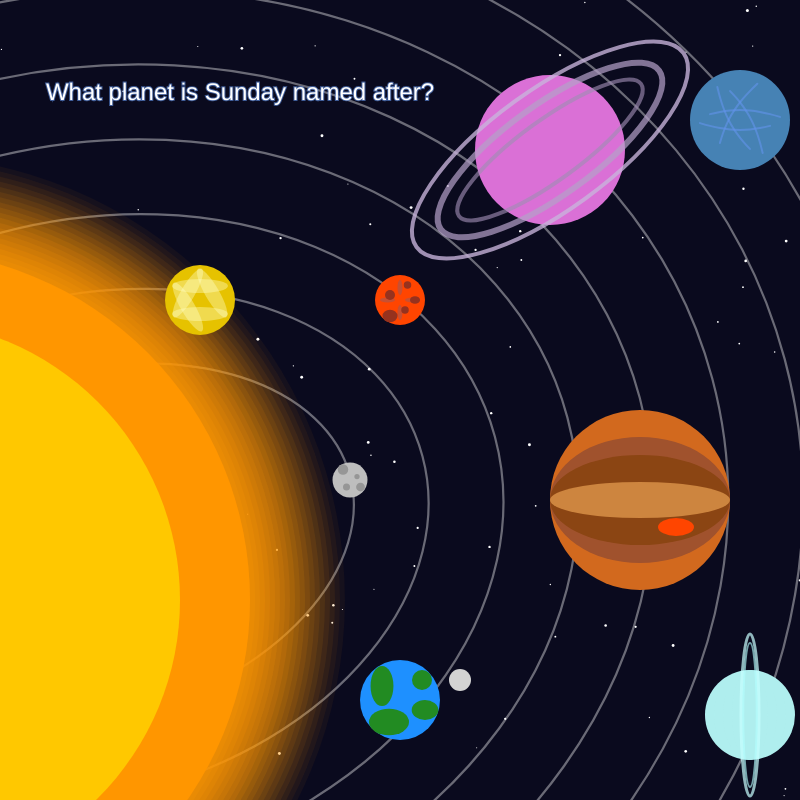
Frame 1 (no input)
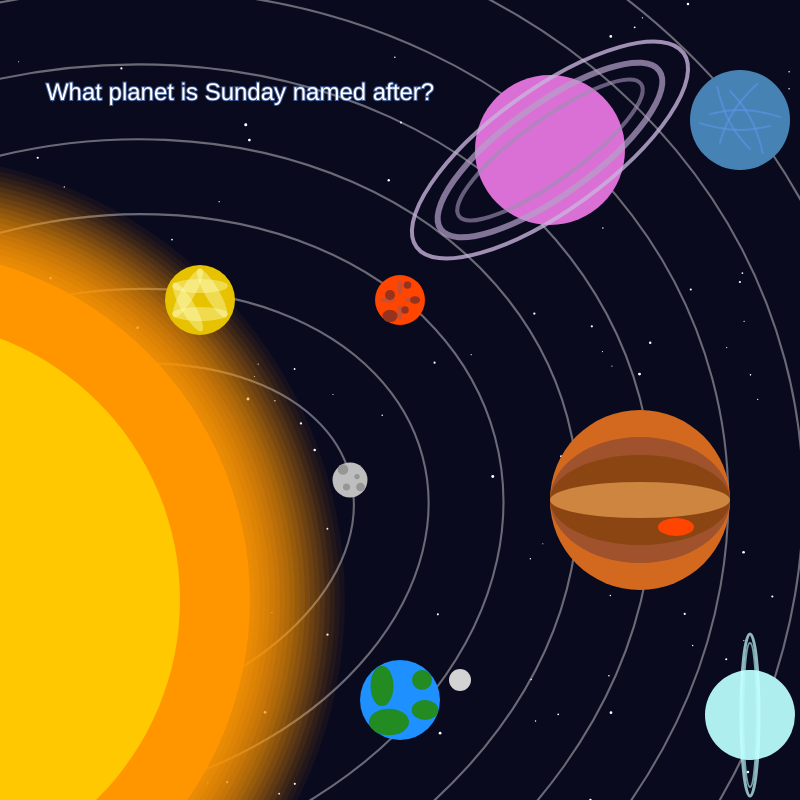
Frame 2 (the mouse pressed at the canvas centre, redrawn once)

The p5.js sketch that drew these frames (run headless with seeded random() and noise() and a simulated clock; the mouse was pressed at the canvas centre and the sketch redrawn once):

// p5.js sketch
// ── sketch.js
// Array of questions for the quiz
let questions = [
  { day: "Sunday", planet: "Sun", explanation: "Sunday (Dimanche): Named after the Sun, \nrepresenting light and vitality." },
  { day: "Monday", planet: "Moon", explanation: "Monday (Lundi): Named after the Moon, \nsymbolizing emotions and cycles." },
  { day: "Tuesday", planet: "Mars", explanation: "Tuesday (Mardi): Named after Mars \n(Tiw in Norse mythology), \nthe god of war and courage." },
  { day: "Wednesday", planet: "Mercury", explanation: "Wednesday (Mercredi): Named after Mercury \n(Odin/Woden in Norse mythology),\nthe god of communication and wisdom." },
  { day: "Thursday", planet: "Jupiter", explanation: "Thursday (Jeudi): Named after Jupiter \n(Thor in Norse mythology), \nthe god of thunder and strength." },
  { day: "Friday", planet: "Venus", explanation: "Friday (Vendredi): Named after Venus \n(Frigg/Freya in Norse mythology), \nthe goddess of love and beauty." },
  { day: "Saturday", planet: "Saturn", explanation: "Saturday (Samedi): Named after Saturn, \nthe Roman god of time and discipline." }
];

// Array of planet objects with their properties
let planets = [
  { name: "Sun", x: -100, y: 600, size: 700, color: '#FF9600', pattern: 'none' },
  { name: "Moon", x: 460, y: 680, size: 22, color: '#D3D3D3', pattern: 'none' },
  { name: "Mercury", x: 350, y: 480, size: 35, color: '#BEBEBE', pattern: 'craters' },
  { name: "Venus", x: 200, y: 300, size: 70, color: '#E6C200', pattern: 'clouds' },
  { name: "Earth", x: 400, y: 700, size: 80, color: '#1E90FF', pattern: 'continents' },
  { name: "Mars", x: 400, y: 300, size: 50, color: '#FF4500', pattern: 'canyons' },
  { name: "Jupiter", x: 640, y: 500, size: 180, color: '#D2691E', pattern: 'curvedBands' },
  { name: "Saturn", x: 550, y: 150, size: 150, color: '#DA70D6', pattern: 'rings' },
  { name: "Uranus", x: 750, y: 715, size: 90, color: '#AFEEEE', pattern: 'rings' },
  { name: "Neptune", x: 740, y: 120, size: 100, color: '#4682B4', pattern: 'waves' }
];

// Variables to keep track of the current question and answer
let currentQuestionIndex = 0;
let correctAnswer;
let feedbackColor = null;
let showPopup = false;

function setup() {
  noLoop(); // Prevent draw() from looping
  createCanvas(800, 800); // Create a canvas of 800x800 pixels
  nextQuestion(); // Load the first question
}

function draw() {
  background(10, 10, 30); // Set the background color
  drawStars(); // Draw stars in the background
  drawOrbits(); // Draw the orbits of the planets
  drawPlanets(); // Draw the planets
  drawQuestion(); // Draw the current question

  if (showPopup) {
    drawPopup(); // Draw the popup if a question is answered correctly
  }
}

function drawStars() {
  for (let i = 0; i < 100; i++) {
    stroke(255); // Set the stroke color to white
    strokeWeight(random(1, 3)); // Set a random stroke weight
    point(random(width), random(height)); // Draw a point at a random position
  }
}

function drawOrbits() {
  noFill(); // Disable fill
  stroke(255, 255, 255, 100); // Set the stroke color to a semi-transparent white
  for (let i = 1; i <= 8; i++) {
    push(); // Save the current transformation matrix
    rotate(radians(-15)); // Rotate by -15 degrees
    ellipse(width / 20 - 100, height / 2 + 150, i * 150 + 400, i * 150 + 200); // Draw an ellipse representing an orbit
    pop(); // Restore the original transformation matrix
  }
}

function drawPlanets() {
  for (let planet of planets) {
    drawPlanet(planet.x, planet.y, planet.size, planet.color, planet.pattern); // Draw each planet
  }
}

function drawPlanet(x, y, size, color, pattern) {
  noStroke(); // Disable stroke

  // Sun
  if (pattern === 'none' && color === '#FF9600') {
    // Create sun's corona effect
    for (let i = 0; i < 20; i++) {
      fill(255, 150, 0, 50 - i * 2);
      ellipse(x, y, size + i * 10, size + i * 10);
    }
    // Main sun body with gradient-like effect
    fill(255, 150, 0);
    ellipse(x, y, size, size);
    fill(255, 200, 0);
    ellipse(x, y, size * 0.8, size * 0.8);
  }
  
  // Mercury
  else if (pattern === 'craters') {
    // Base planet
    fill(190, 190, 190);
    ellipse(x, y, size, size);
    
    // Add craters
    fill(150, 150, 150);
    let craterPositions = [
      { x: -0.2, y: -0.3, size: 0.3 },
      { x: 0.3, y: 0.2, size: 0.25 },
      { x: -0.1, y: 0.2, size: 0.2 },
      { x: 0.2, y: -0.1, size: 0.15 }
    ];
    
    for (let crater of craterPositions) {
      ellipse(
        x + crater.x * size,
        y + crater.y * size,
        size * crater.size,
        size * crater.size
      );
    }
  }
  // Earth  
  else if (pattern === 'continents') { 
    fill(color); 
    ellipse(x, y, size, size); 
    fill(34, 139, 34); // Set the fill color for continents 
    ellipse(x - 11, y + 22, size / 2, size / 3); // Draw a continent 
    ellipse(x - 18, y - 14, size / 3.5, size / 2); // Draw another continent 
    ellipse(x + 25, y + 10, size / 3, size / 4); // Draw another continent 
    ellipse(x + 22, y - 20, size / 4, size / 4); // Draw another continent 
  }
  // Venus
  else if (pattern === 'clouds') {
    // Base planet
    fill('#E6C200');
    ellipse(x, y, size, size);
    
    // Cloud patterns
    fill(255, 255, 200, 100);
    for (let i = 0; i < 5; i++) {
      push();
      translate(x, y);
      rotate(i * PI / 3);
      ellipse(0, size * 0.2, size * 0.8, size * 0.2);
      pop();
    }
  }
  
  // Mars
  else if (pattern === 'canyons') {
    // Base planet
    fill('#FF4500');
    ellipse(x, y, size, size);
    
    // Surface features
    fill(200, 80, 50);
    for (let i = 0; i < 4; i++) {
      push();
      translate(x, y);
      rotate(i * PI / 2);
      ellipse(size * 0.25, 0, size * 0.3, size * 0.1);
      pop();
    }
    
    // Dark spots
    fill(150, 50, 30);
    ellipse(x - size * 0.2, y - size * 0.1, size * 0.2, size * 0.2);
    ellipse(x + size * 0.1, y + size * 0.2, size * 0.15, size * 0.15);
    ellipse(x + size * 0.3, y + size * 0, size * 0.2, size * 0.15);
    ellipse(x + size * 0.15, y + size * -0.3, size * 0.15, size * 0.15);
    ellipse(x + size * -0.2, y + size * 0.32, size * 0.3, size * 0.25);
  }
  
  // Jupiter
  else if (pattern === 'curvedBands') {
    // Base planet
    fill('#D2691E');
    ellipse(x, y, size, size);
    
    // Bands
    let bandColors = [
      { color: '#A0522D', height: 0.7 },
      { color: '#8B4513', height: 0.5 },
      { color: '#CD853F', height: 0.2 }
    ];
    
    for (let band of bandColors) {
      fill(band.color);
      ellipse(x, y, size, size * band.height);
    }
    
    // Great Red Spot
    fill('#FF4500');
    ellipse(x + size * 0.2, y - size * -0.15, size * 0.2, size * 0.1);
  }
  
  // Saturn
  else if (pattern === 'rings' && color === '#DA70D6') {
    // Base planet
    fill('#DA70D6');
    ellipse(x, y, size, size);
    
    // Rings
    push();
    translate(x, y);
    rotate(PI / - 5);
    
    // Outer ring
    noFill();
    strokeWeight(4);
    stroke(200, 180, 220, 200);
    ellipse(0, 0, size * 2.2, size * 0.8);
    
    // Inner ring
    strokeWeight(6);
    stroke(180, 160, 200, 180);
    ellipse(0, 0, size * 1.8, size * 0.6);
    
    // Inner most ring
    strokeWeight(4);
    stroke(160, 140, 180, 160);
    ellipse(0, 0, size * 1.5, size * 0.4);
    
    pop();
  }
  
  // Uranus
  else if (pattern === 'rings' && color === '#AFEEEE') {
    // Base planet
    fill('#AFEEEE');
    ellipse(x, y, size, size);
    
    // Add some subtle bands
    noStroke();
    fill(175, 238, 238, 150);
    for (let i = 0; i < 3; i++) {
      ellipse(x, y, size * (0.8 - i * 0.2), size);
    }
    
    // Ring system
    push();
    translate(x, y);
    rotate(-PI / 2);
    noFill();
    strokeWeight(3);
    stroke(200, 255, 255, 180);
    ellipse(0, 0, size * 1.8, size * 0.2);
    strokeWeight(2);
    stroke(180, 255, 255, 160);
    ellipse(0, 0, size * 1.6, size * 0.15);
    pop();
  }
  
  // Neptune
  else if (pattern === 'waves') {
    // Base planet
    fill('#4682B4');
    ellipse(x, y, size, size);
    
    // Add dynamic wave-like bands
    noFill();
    stroke(100, 149, 237, 150);
    strokeWeight(2);
    for (let i = 0; i < 5; i++) {
      push();
      translate(x, y);
      rotate(i * PI / 3);
      beginShape();
      for (let j = -size/2; j < size/2; j += 10) {
        let xoff = j / size;
        let yoff = cos(xoff * PI) * size * 0.1;
        curveVertex(j, yoff);
      }
      endShape();
      pop();
    }
  }
  // Default planet drawing
  else {
    fill(color);
    ellipse(x, y, size, size);
  }
}

function drawQuestion() {
  textSize(24); // Set the text size to 24
  fill(255); // Set the text color to white
  textAlign(CENTER); // Center align the text
  text(`What planet is ${questions[currentQuestionIndex].day} named after?`, width / 2 -160, 100); // Display the current question
}

function nextQuestion() {
  if (currentQuestionIndex >= questions.length) {
    currentQuestionIndex = 0; // Restart the quiz if all questions have been asked
  }
  correctAnswer = questions[currentQuestionIndex].planet; // Set the correct answer for the current question
  feedbackColor = null; // Reset the feedback color
  showPopup = false; // Hide the popup
  resetPlanets(); // Reset the colors of the planets
  redraw(); // Redraw the canvas to update the display
}

function mousePressed() {
  if (showPopup) {
    // Check if the "Next" button is clicked
    if (mouseX > width / 2 - 50 && mouseX < width / 2 + 50 && mouseY > height / 2 + 50 && mouseY < height / 2 + 90) {
      currentQuestionIndex++; // Move to the next question
      nextQuestion(); // Load the next question
    }
    return; // Exit the function to avoid further checks
  }

  for (let i = 0; i < planets.length; i++) {
    let planet = planets[i];
    let d = dist(mouseX, mouseY, planet.x, planet.y); // Calculate the distance between the mouse and the planet
    if (d < planet.size / 2) { // Check if the mouse is over the planet
      if (planet.name === correctAnswer) {
        showPopup = true; // Show the popup if the correct planet is clicked
      } else {
        planets.splice(i, 1); // Remove the planet from the array if it is clicked incorrectly
      }
      redraw(); // Redraw the canvas to update the display
      break; // Exit the loop once a planet is clicked
    }
  }
}

function drawPopup() {
  fill(0, 0, 0, 200); // Set the fill color to a semi-transparent black
  rect(width / 2 - 200, height / 2 - 100, 400, 200, 10); // Draw the popup background
  fill(255); // Set the text color to white
  textSize(18); // Set the text size to 18
  textAlign(CENTER); // Center align the text
  text(questions[currentQuestionIndex].explanation, width / 2, height / 2 - 20); // Display the explanation for the current question
  fill(100, 255, 100); // Set the fill color for the "Next" button
  rect(width / 2 - 50, height / 2 + 50, 100, 40, 10); // Draw the "Next" button
  fill(0); // Set the text color to black
  textSize(20); // Set the text size to 20
  text("Next", width / 2, height / 2 + 75); // Display the "Next" button text
}

function resetPlanets() {
  planets = [
    { name: "Sun", x: -100, y: 600, size: 700, color: '#FF9600', pattern: 'none' },
    { name: "Moon", x: 460, y: 680, size: 22, color: '#D3D3D3', pattern: 'none' },
    { name: "Mercury", x: 350, y: 480, size: 35, color: '#BEBEBE', pattern: 'craters' },
    { name: "Venus", x: 200, y: 300, size: 70, color: '#E6C200', pattern: 'clouds' },
    { name: "Earth", x: 400, y: 700, size: 80, color: '#1E90FF', pattern: 'continents' },
    { name: "Mars", x: 400, y: 300, size: 50, color: '#FF4500', pattern: 'canyons' },
    { name: "Jupiter", x: 640, y: 500, size: 180, color: '#D2691E', pattern: 'curvedBands' },
    { name: "Saturn", x: 550, y: 150, size: 150, color: '#DA70D6', pattern: 'rings' },
    { name: "Uranus", x: 750, y: 715, size: 90, color: '#AFEEEE', pattern: 'rings' },
    { name: "Neptune", x: 740, y: 120, size: 100, color: '#4682B4', pattern: 'waves' }
  ];
}
